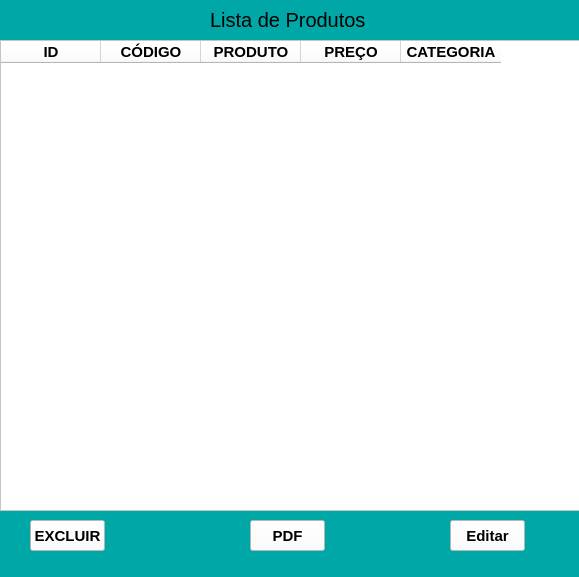
<?xml version="1.0" encoding="UTF-8"?>
<ui version="4.0">
 <class>MainWindow</class>
 <widget class="QMainWindow" name="MainWindow">
  <property name="geometry">
   <rect>
    <x>0</x>
    <y>0</y>
    <width>579</width>
    <height>577</height>
   </rect>
  </property>
  <property name="windowTitle">
   <string>MainWindow</string>
  </property>
  <property name="styleSheet">
   <string notr="true">background-color: rgb(0, 167, 167);</string>
  </property>
  <widget class="QWidget" name="centralwidget">
   <widget class="QLabel" name="label">
    <property name="geometry">
     <rect>
      <x>210</x>
      <y>10</y>
      <width>301</width>
      <height>20</height>
     </rect>
    </property>
    <property name="font">
     <font>
      <pointsize>15</pointsize>
     </font>
    </property>
    <property name="text">
     <string>Lista de Produtos</string>
    </property>
   </widget>
   <widget class="QTableWidget" name="tableWidget">
    <property name="geometry">
     <rect>
      <x>0</x>
      <y>40</y>
      <width>581</width>
      <height>471</height>
     </rect>
    </property>
    <property name="font">
     <font>
      <pointsize>13</pointsize>
      <weight>75</weight>
      <bold>true</bold>
     </font>
    </property>
    <property name="styleSheet">
     <string notr="true">background-color: rgb(255, 255, 255);</string>
    </property>
    <column>
     <property name="text">
      <string>ID</string>
     </property>
     <property name="font">
      <font>
       <pointsize>11</pointsize>
       <weight>75</weight>
       <bold>true</bold>
      </font>
     </property>
    </column>
    <column>
     <property name="text">
      <string>CÓDIGO</string>
     </property>
     <property name="font">
      <font>
       <pointsize>11</pointsize>
       <weight>75</weight>
       <bold>true</bold>
      </font>
     </property>
    </column>
    <column>
     <property name="text">
      <string>PRODUTO</string>
     </property>
     <property name="font">
      <font>
       <pointsize>11</pointsize>
       <weight>75</weight>
       <bold>true</bold>
      </font>
     </property>
    </column>
    <column>
     <property name="text">
      <string>PREÇO</string>
     </property>
     <property name="font">
      <font>
       <pointsize>11</pointsize>
       <weight>75</weight>
       <bold>true</bold>
      </font>
     </property>
    </column>
    <column>
     <property name="text">
      <string>CATEGORIA</string>
     </property>
     <property name="font">
      <font>
       <pointsize>11</pointsize>
       <weight>75</weight>
       <bold>true</bold>
      </font>
     </property>
    </column>
   </widget>
   <widget class="QPushButton" name="pushButton">
    <property name="geometry">
     <rect>
      <x>250</x>
      <y>520</y>
      <width>75</width>
      <height>31</height>
     </rect>
    </property>
    <property name="font">
     <font>
      <pointsize>11</pointsize>
      <weight>75</weight>
      <bold>true</bold>
     </font>
    </property>
    <property name="styleSheet">
     <string notr="true">background-color: rgb(255, 255, 255);</string>
    </property>
    <property name="text">
     <string>PDF</string>
    </property>
   </widget>
   <widget class="QPushButton" name="pushButton_2">
    <property name="geometry">
     <rect>
      <x>30</x>
      <y>520</y>
      <width>75</width>
      <height>31</height>
     </rect>
    </property>
    <property name="font">
     <font>
      <pointsize>11</pointsize>
      <weight>75</weight>
      <bold>true</bold>
     </font>
    </property>
    <property name="styleSheet">
     <string notr="true">background-color: rgb(255, 255, 255);</string>
    </property>
    <property name="text">
     <string>EXCLUIR</string>
    </property>
   </widget>
   <widget class="QPushButton" name="pushButton_3">
    <property name="geometry">
     <rect>
      <x>450</x>
      <y>520</y>
      <width>75</width>
      <height>31</height>
     </rect>
    </property>
    <property name="font">
     <font>
      <pointsize>11</pointsize>
      <weight>75</weight>
      <bold>true</bold>
     </font>
    </property>
    <property name="styleSheet">
     <string notr="true">background-color: rgb(255, 255, 255);</string>
    </property>
    <property name="text">
     <string>Editar</string>
    </property>
   </widget>
  </widget>
  <widget class="QMenuBar" name="menubar">
   <property name="geometry">
    <rect>
     <x>0</x>
     <y>0</y>
     <width>579</width>
     <height>21</height>
    </rect>
   </property>
  </widget>
  <widget class="QStatusBar" name="statusbar"/>
 </widget>
 <resources/>
 <connections/>
</ui>
